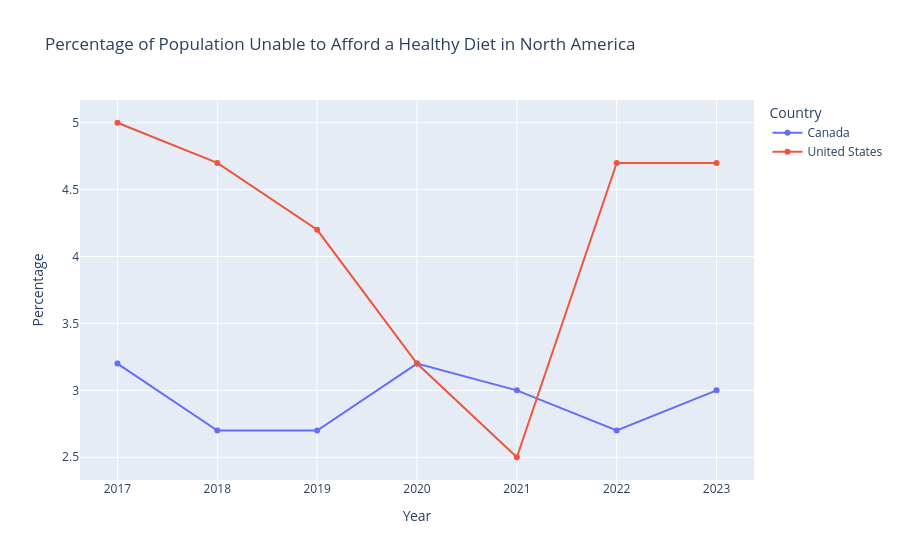

The code cell stored with this chart in its notebook:
### Code cell
# Line plot of diet_percentage_df
fig = px.line(
    diet_percentage_df,
    x="Year",
    y="Percentage",
    color="Country",
    markers=True,        # show markers for each data point
    title="Percentage of Population Unable to Afford a Healthy Diet in North America"
)

fig.show()

### Figure 1 — Plotly figure (JSON) as saved in the notebook; plotly's stock layout.template omitted (floating-point values rounded to 4 significant figures)
{"data": [{"hovertemplate": "Country=Canada<br>Year=%{x}<br>Percentage=%{y}<extra></extra>", "legendgroup": "Canada", "line": {"color": "#636efa", "dash": "solid"}, "marker": {"symbol": "circle"}, "mode": "lines+markers", "name": "Canada", "orientation": "v", "showlegend": true, "type": "scatter", "x": [2023, 2022, 2021, 2020, 2019, 2018, 2017], "xaxis": "x", "y": [3, 2.7, 3, 3.2, 2.7, 2.7, 3.2], "yaxis": "y"}, {"hovertemplate": "Country=United States<br>Year=%{x}<br>Percentage=%{y}<extra></extra>", "legendgroup": "United States", "line": {"color": "#EF553B", "dash": "solid"}, "marker": {"symbol": "circle"}, "mode": "lines+markers", "name": "United States", "orientation": "v", "showlegend": true, "type": "scatter", "x": [2023, 2022, 2021, 2020, 2019, 2018, 2017], "xaxis": "x", "y": [4.7, 4.7, 2.5, 3.2, 4.2, 4.7, 5], "yaxis": "y"}], "layout": {"legend": {"title": {"text": "Country"}, "tracegroupgap": 0}, "title": {"text": "Percentage of Population Unable to Afford a Healthy Diet in North America"}, "xaxis": {"anchor": "y", "domain": [0, 1], "title": {"text": "Year"}}, "yaxis": {"anchor": "x", "domain": [0, 1], "title": {"text": "Percentage"}}}}
